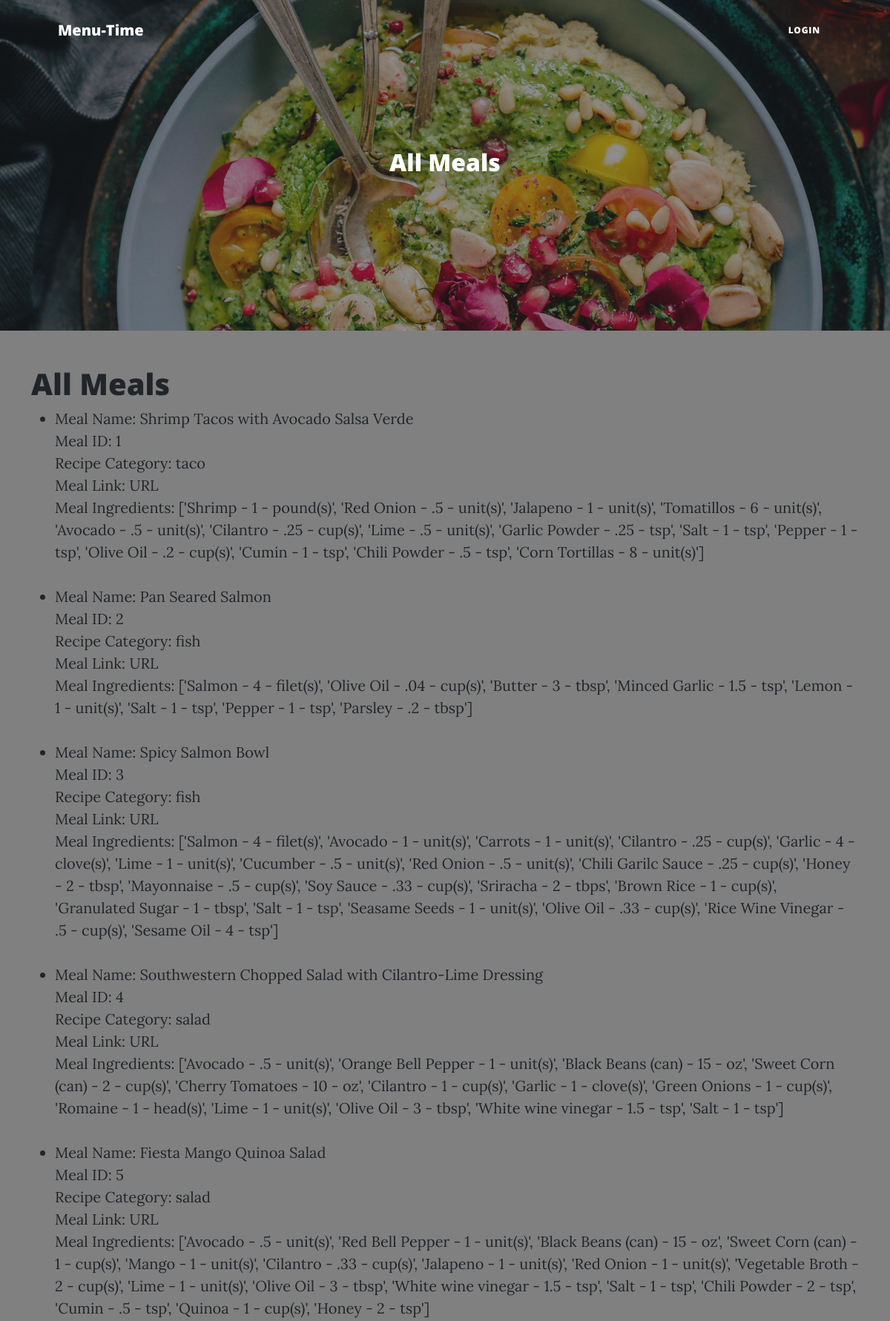
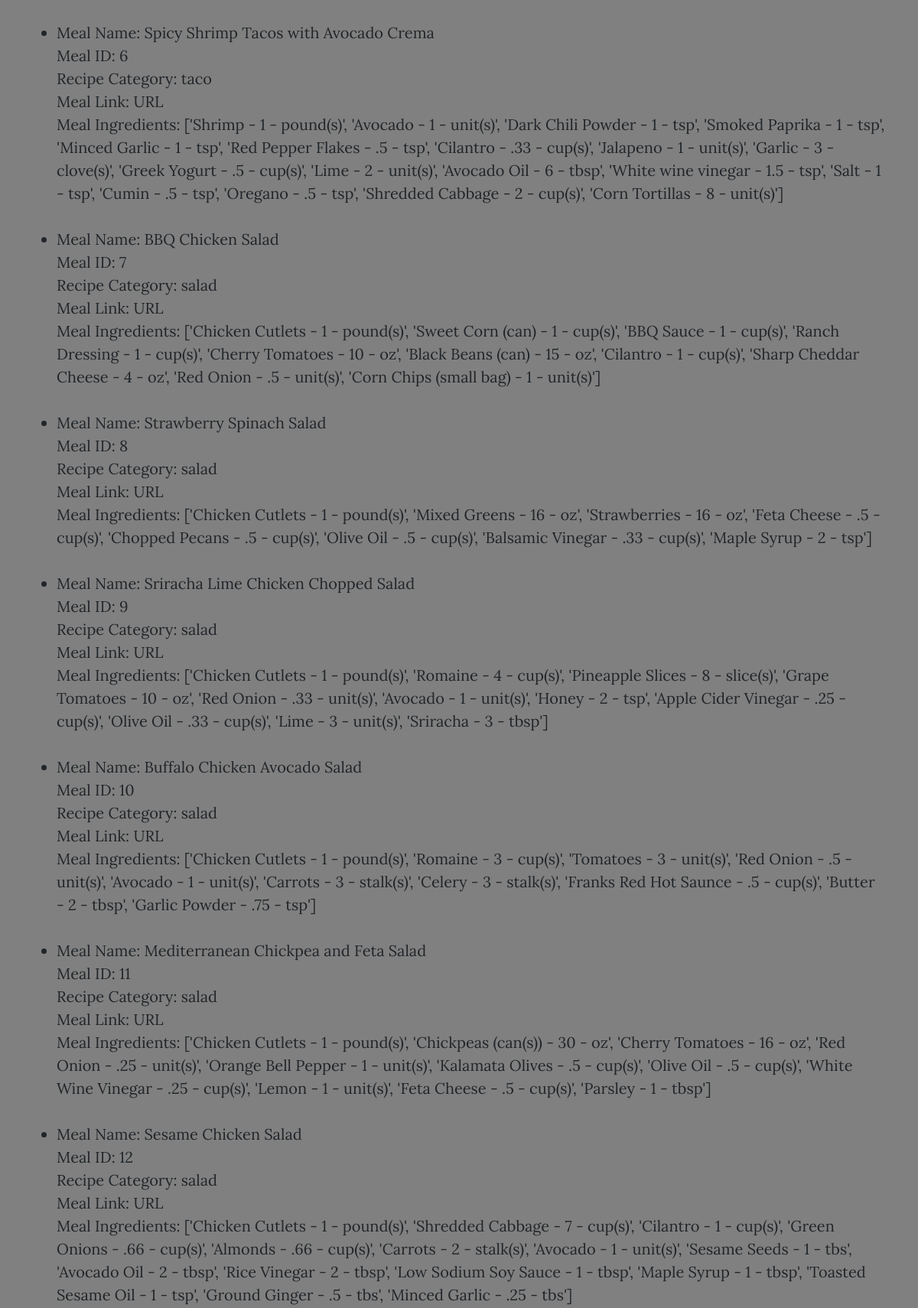
Page /meals (upper part) on the committed database (2 pictures, top to bottom).
### menutime/models.py (models this page shows, shortened)
class Meal_Details(db.Model,UserMixin):
    __tablename__ = "meal_details"
    id = db.Column(db.Integer, primary_key=True)
    name = db.Column(db.String(250), unique=True, nullable=False)
    category = db.Column(db.String(250), nullable=False)
    ingredients = db.Column(db.JSON, nullable=False)
    description = db.Column(db.String(750), nullable=False)
    link = db.Column(db.String(700), nullable=False)
    servings = db.Column(db.Integer, nullable=False)
    image_url = db.Column(db.String(700), nullable=False)
    created_date = db.Column(db.DateTime,nullable=False,default=datetime.utcnow)

### menutime/meals/views.py (the view)
@meal.route('/meals')
def meals():
    all_meals = db.session.query(Meal_Details).all()
    return render_template('meals.html', meal_stack=all_meals)

### menutime/templates/meals.html (shortened to what this page needs)
{% include "header.html" %}
<header class="masthead" style="background-image: url('static/assets/img/brooke-lark-oaz0raysASk-unsplash.jpeg')">
  <div class="container position-relative px-4 px-lg-5">
      <div class="row gx-4 gx-lg-5 justify-content-center">
          <div class="col-md-10 col-lg-8 col-xl-7">
              <div class="site-heading">
                  <h2>All Meals</h2>
              </div>
          </div>
      </div>
  </div>
</header>
<div class="container">
  <div class="row">
    <div class="col-sm-12">
      <h1>All Meals</h1>
	  <table class="table">
        <ul>
            {% for item in meal_stack: %}
            <li>Meal Name: {{item.name}}<br>
                Meal ID: {{item.id}}<br>
                Recipe Category: {{item.category}}<br>
                Meal Link: <a href="{{item.link}}" target="_blank">URL</a><br>
                Meal Ingredients: {{item.ingredients}}<br>
                <br>
            {%endfor%}
        </ul>
    </div>
  </div>
</div>

### menutime/templates/header.html (shortened to what this page needs)
<!DOCTYPE html>
<html lang="en">
    <head>
        <link rel= "stylesheet" type= "text/css" href= "{{ url_for('static',filename='css/styles.css') }}">
    </head>
    <body>
        <nav class="navbar navbar-expand-lg navbar-light" id="mainNav">
            <div class="container px-4 px-lg-5">
                <a class="navbar-brand" href="{{url_for('core.index')}}">Menu-Time</a>
                <div class="collapse navbar-collapse" id="navbarResponsive">
                    <ul class="navbar-nav ms-auto py-4 py-lg-0">
                        {% if current_user.is_authenticated: %}
                        <li class="nav-item"><a class="nav-link px-lg-3 py-3 py-lg-4" href="{{url_for('generator.selections')}}">Build New Menu</a></li>
                        <li class="nav-item"><a class="nav-link px-lg-3 py-3 py-lg-4" href="{{url_for('generator.menu')}}">My Menu</a></li>
                        <li class="nav-item"><a class="nav-link px-lg-3 py-3 py-lg-4" href="{{url_for('users.account')}}">Account</a></li>
                        <li class="nav-item"><a class="nav-link px-lg-3 py-3 py-lg-4" href="{{url_for('users.logout')}}">Logout</a></li>
                        {% else: %}
                        <li class="nav-item"><a class="nav-link px-lg-3 py-3 py-lg-4" href="{{url_for('users.login')}}">Login</a></li>
                        {% endif %}
                    </ul>
                </div>
            </div>
        </nav>
        <link rel= "stylesheet" type= "text/css" href= "{{ url_for('static',filename='js/scripts.js') }}">

### menutime/templates/meals.html (style rules this page uses)
body { background-color: gray; }

### rows in the picture
Meal_Details: name "Shrimp Tacos with Avocado Salsa Verde", id "1", category "taco", ingredients "['Shrimp - 1 - pound(s)', 'Red Onion - .5 - unit(s)', 'Jalapeno - 1 - unit(s)', 'Tomatillos - 6 - unit(s)', 'Avocado - .5 - unit(s)', 'Cilantro - .25 - cup(s)', 'Lime - .5 - unit(s)', 'Garlic Powder - .25 - tsp', 'Salt - 1 - tsp', 'Pepper - 1 - tsp', 'Olive Oil - .2 - cup(s)', 'Cumin - 1 - tsp', 'Chili Powder - .5 - tsp', 'Corn Tortillas - 8 - unit(s)']"
Meal_Details: name "Pan Seared Salmon", id "2", category "fish", ingredients "['Salmon - 4 - filet(s)', 'Olive Oil - .04 - cup(s)', 'Butter - 3 - tbsp', 'Minced Garlic - 1.5 - tsp', 'Lemon - 1 - unit(s)', 'Salt - 1 - tsp', 'Pepper - 1 - tsp', 'Parsley - .2 - tbsp']"
Meal_Details: name "Spicy Salmon Bowl", id "3", category "fish", ingredients "['Salmon - 4 - filet(s)', 'Avocado - 1 - unit(s)', 'Carrots - 1 - unit(s)', 'Cilantro - .25 - cup(s)', 'Garlic - 4 - clove(s)', 'Lime - 1 - unit(s)', 'Cucumber - .5 - unit(s)', 'Red Onion - .5 - unit(s)', 'Chili Garilc Sauce - .25 - cup(s)', 'Honey - 2 - tbsp', 'Mayonnaise - .5 - cup(s)', 'Soy Sauce - .33 - cup(s)', 'Sriracha - 2 - tbps', 'Brown Rice - 1 - cup(s)', 'Granulated Sugar - 1 - tbsp', 'Salt - 1 - tsp', 'Seasame Seeds - 1 - unit(s)', 'Olive Oil - .33 - cup(s)', 'Rice Wine Vinegar - .5 - cup(s)', 'Sesame Oil - 4 - tsp']"
Meal_Details: name "Southwestern Chopped Salad with Cilantro-Lime Dressing", id "4", category "salad", ingredients "['Avocado - .5 - unit(s)', 'Orange Bell Pepper - 1 - unit(s)', 'Black Beans (can) - 15 - oz', 'Sweet Corn (can) - 2 - cup(s)', 'Cherry Tomatoes - 10 - oz', 'Cilantro - 1 - cup(s)', 'Garlic - 1 - clove(s)', 'Green Onions - 1 - cup(s)', 'Romaine - 1 - head(s)', 'Lime - 1 - unit(s)', 'Olive Oil - 3 - tbsp', 'White wine vinegar - 1.5 - tsp', 'Salt - 1 - tsp']"
Meal_Details: name "Fiesta Mango Quinoa Salad", id "5", category "salad", ingredients "['Avocado - .5 - unit(s)', 'Red Bell Pepper - 1 - unit(s)', 'Black Beans (can) - 15 - oz', 'Sweet Corn (can) - 1 - cup(s)', 'Mango - 1 - unit(s)', 'Cilantro - .33 - cup(s)', 'Jalapeno - 1 - unit(s)', 'Red Onion - 1 - unit(s)', 'Vegetable Broth - 2 - cup(s)', 'Lime - 1 - unit(s)', 'Olive Oil - 3 - tbsp', 'White wine vinegar - 1.5 - tsp', 'Salt - 1 - tsp', 'Chili Powder - 2 - tsp', 'Cumin - .5 - tsp', 'Quinoa - 1 - cup(s)', 'Honey - 2 - tsp']"
Meal_Details: name "Spicy Shrimp Tacos with Avocado Crema", id "6", category "taco", ingredients "['Shrimp - 1 - pound(s)', 'Avocado - 1 - unit(s)', 'Dark Chili Powder - 1 - tsp', 'Smoked Paprika - 1 - tsp', 'Minced Garlic - 1 - tsp', 'Red Pepper Flakes - .5 - tsp', 'Cilantro - .33 - cup(s)', 'Jalapeno - 1 - unit(s)', 'Garlic - 3 - clove(s)', 'Greek Yogurt - .5 - cup(s)', 'Lime - 2 - unit(s)', 'Avocado Oil - 6 - tbsp', 'White wine vinegar - 1.5 - tsp', 'Salt - 1 - tsp', 'Cumin - .5 - tsp', 'Oregano - .5 - tsp', 'Shredded Cabbage - 2 - cup(s)', 'Corn Tortillas - 8 - unit(s)']"
Meal_Details: name "BBQ Chicken Salad", id "7", category "salad", ingredients "['Chicken Cutlets - 1 - pound(s)', 'Sweet Corn (can) - 1 - cup(s)', 'BBQ Sauce - 1 - cup(s)', 'Ranch Dressing - 1 - cup(s)', 'Cherry Tomatoes - 10 - oz', 'Black Beans (can) - 15 - oz', 'Cilantro - 1 - cup(s)', 'Sharp Cheddar Cheese - 4 - oz', 'Red Onion - .5 - unit(s)', 'Corn Chips (small bag) - 1 - unit(s)']"
Meal_Details: name "Strawberry Spinach Salad", id "8", category "salad", ingredients "['Chicken Cutlets - 1 - pound(s)', 'Mixed Greens - 16 - oz', 'Strawberries - 16 - oz', 'Feta Cheese - .5 - cup(s)', 'Chopped Pecans - .5 - cup(s)', 'Olive Oil - .5 - cup(s)', 'Balsamic Vinegar - .33 - cup(s)', 'Maple Syrup - 2 - tsp']"
Meal_Details: name "Sriracha Lime Chicken Chopped Salad", id "9", category "salad", ingredients "['Chicken Cutlets - 1 - pound(s)', 'Romaine - 4 - cup(s)', 'Pineapple Slices - 8 - slice(s)', 'Grape Tomatoes - 10 - oz', 'Red Onion - .33 - unit(s)', 'Avocado - 1 - unit(s)', 'Honey - 2 - tsp', 'Apple Cider Vinegar - .25 - cup(s)', 'Olive Oil - .33 - cup(s)', 'Lime - 3 - unit(s)', 'Sriracha - 3 - tbsp']"
Meal_Details: name "Buffalo Chicken Avocado Salad", id "10", category "salad", ingredients "['Chicken Cutlets - 1 - pound(s)', 'Romaine - 3 - cup(s)', 'Tomatoes - 3 - unit(s)', 'Red Onion - .5 - unit(s)', 'Avocado - 1 - unit(s)', 'Carrots - 3 - stalk(s)', 'Celery - 3 - stalk(s)', 'Franks Red Hot Saunce - .5 - cup(s)', 'Butter - 2 - tbsp', 'Garlic Powder - .75 - tsp']"
Meal_Details: name "Mediterranean Chickpea and Feta Salad", id "11", category "salad", ingredients "['Chicken Cutlets - 1 - pound(s)', 'Chickpeas (can(s)) - 30 - oz', 'Cherry Tomatoes - 16 - oz', 'Red Onion - .25 - unit(s)', 'Orange Bell Pepper - 1 - unit(s)', 'Kalamata Olives - .5 - cup(s)', 'Olive Oil - .5 - cup(s)', 'White Wine Vinegar - .25 - cup(s)', 'Lemon - 1 - unit(s)', 'Feta Cheese - .5 - cup(s)', 'Parsley - 1 - tbsp']"
Meal_Details: name "Sesame Chicken Salad", id "12", category "salad", ingredients "['Chicken Cutlets - 1 - pound(s)', 'Shredded Cabbage - 7 - cup(s)', 'Cilantro - 1 - cup(s)', 'Green Onions - .66 - cup(s)', 'Almonds - .66 - cup(s)', 'Carrots - 2 - stalk(s)', 'Avocado - 1 - unit(s)', 'Sesame Seeds - 1 - tbs', 'Avocado Oil - 2 - tbsp', 'Rice Vinegar - 2 - tbsp', 'Low Sodium Soy Sauce - 1 - tbsp', 'Maple Syrup - 1 - tbsp', 'Toasted Sesame Oil - 1 - tsp', 'Ground Ginger - .5 - tbs', 'Minced Garlic - .25 - tbs']"
